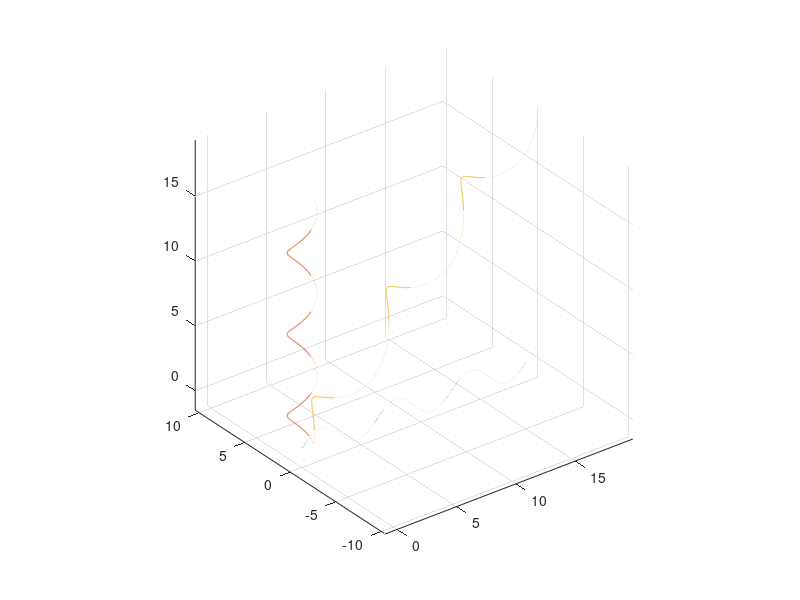

MATLAB code to generate this figure:
clear all

t=0:0.01:6*pi;

x1=t;
y1=0*t;
z1=sin(t);

x2=cos(t);
y2=sin(t);
z2=t;

x=x1+x2;
y=y1+y2;
z=z1+z2;

plot3(x1,y1,z1);
hold on
plot3(x2,y2,z2);
hold on
plot3(x,y,z);
hold on

grid on;
axis equal;
